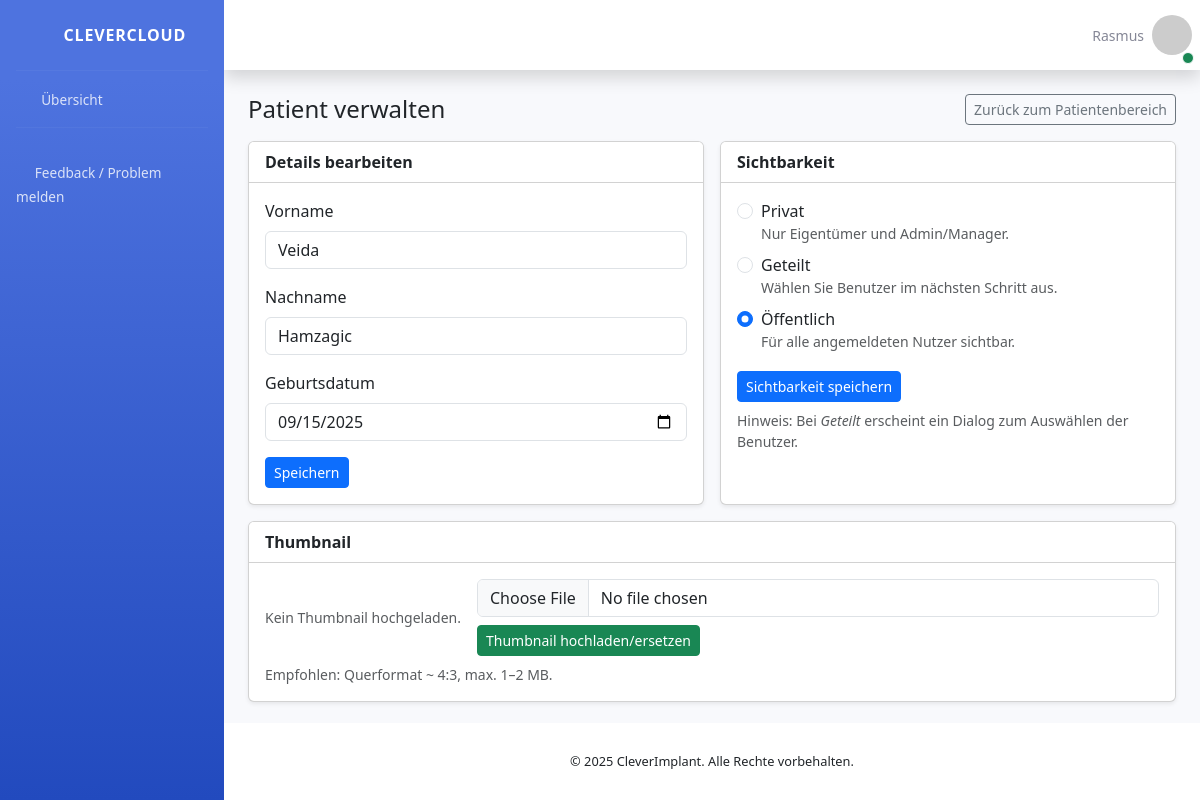
Screenshot of /patient/20/settings/ (signed in) with the database file from the repository.
### SmileHealth/models.py (models this page shows, shortened)
class Patient(models.Model):
    class Visibility(models.TextChoices):
        PRIVATE = "PRIVATE", "Privat"                      # owner (+ admins)
        SHARED = "SHARED", "Geteilt (ausgewählte Nutzer)"  # owner + shared_with (+ admins)
        PUBLIC_ORG = "PUBLIC_ORG", "Öffentlich (Organisation)"  # alle eingeloggten Nutzer (+ admins)
    ptnName = models.CharField(max_length=100)
    ptnLastname = models.CharField(max_length=100)
    ptnDOB = models.DateField()
    usrID = models.ForeignKey(User, on_delete=models.CASCADE, related_name='patients')
    thumbnail = models.ImageField(upload_to='patient_thumbs/', blank=True, null=True)
    shared_with = models.ManyToManyField(User, related_name='shared_patients', blank=True)
    visibility = models.CharField(
        max_length=20,
        choices=Visibility.choices,
        default=Visibility.PUBLIC_ORG,  # was PRIVATE
        db_index=True,
    )
    objects = PatientManager()  # <-- attach the custom manager

### SmileHealth/views.py (the view, shortened to what this page needs)
# urls.py: path('patient/<int:patient_id>/settings/', views.patient_manage, name='patient_manage'),
@login_required
def patient_manage(request, patient_id):
    patient = get_object_or_404(Patient, id=patient_id)
    users = User.objects.exclude(id=request.user.id)
    return render(request, 'patient_manage.html', {
        'patient': patient,
        'users': users,
        'can_edit': _can_edit_patient(request.user, patient),
    })

### SmileHealth/context_processors.py (called while the page is built)
def user_avatar(request):
    if not request.user.is_authenticated:
        return {}
    profile, _ = Profile.objects.get_or_create(user=request.user)
    return {"avatar": profile}

### SmileHealth/models.py (called while the page is built)
    def get_queryset(self):
        return PatientQuerySet(self.model, using=self._db)

### SmileHealth/views.py (called while the page is built)
def _is_admin(user):
    return user.is_superuser or user.is_staff

def _can_edit_patient(user, patient):
    return _is_admin(user) or (patient.usrID_id == user.id)

### SmartCloud/templates/patient_manage.html (shortened to what this page needs)
{% extends 'base.html' %}
{% block content %}
<div class="container mt-4">
  <div class="d-flex align-items-center justify-content-between mb-3">
    <h2 class="h4 mb-0">Patient verwalten</h2>
    <a href="{% url 'patientImage' patient.id %}" class="btn btn-outline-secondary btn-sm">Zurück zum Patientenbereich</a>
  </div>
  <div class="row g-3">
    <div class="col-12 col-lg-6">
      <div class="card shadow-sm h-100">
        <div class="card-header bg-white"><strong>Details bearbeiten</strong></div>
        <div class="card-body">
          <form method="POST" action="{% url 'patient_manage' patient.id %}">
            <div class="mb-3">
              <label class="form-label">Vorname</label>
              <input type="text" name="ptnName" class="form-control" value="{{ patient.ptnName }}" {% if not can_edit %}disabled{% endif %} required>
            </div>
            <div class="mb-3">
              <label class="form-label">Nachname</label>
              <input type="text" name="ptnLastname" class="form-control" value="{{ patient.ptnLastname }}" {% if not can_edit %}disabled{% endif %} required>
            </div>
            <div class="mb-3">
              <label class="form-label">Geburtsdatum</label>
              <input type="date" name="ptnDOB" class="form-control" value="{{ patient.ptnDOB|date:'Y-m-d' }}" {% if not can_edit %}disabled{% endif %} required>
            </div>
            {% if can_edit %}
            <button type="submit" class="btn btn-primary btn-sm">Speichern</button>
            {% endif %}
          </form>
        </div>
      </div>
    </div>
    <div class="col-12 col-lg-6">
      <div class="card shadow-sm h-100">
        <div class="card-header bg-white"><strong>Sichtbarkeit</strong></div>
        <div class="card-body">
          <form id="visibilityForm" method="POST" action="{% url 'patient_manage' patient.id %}">
            <div class="form-check">
              <input class="form-check-input" type="radio" name="visibility" id="vis_private" value="PRIVATE"
                     {% if patient.visibility == 'PRIVATE' %}checked{% endif %} {% if not can_edit %}disabled{% endif %}>
              <label class="form-check-label" for="vis_private">
                Privat <small class="text-muted d-block">Nur Eigentümer und Admin/Manager.</small>
              </label>
            </div>
            <div class="form-check mt-2">
              <input class="form-check-input" type="radio" name="visibility" id="vis_shared" value="SHARED"
                     {% if patient.visibility == 'SHARED' %}checked{% endif %} {% if not can_edit %}disabled{% endif %}>
              <label class="form-check-label" for="vis_shared">
                Geteilt <small class="text-muted d-block">Wählen Sie Benutzer im nächsten Schritt aus.</small>
              </label>
            </div>
            <div class="form-check mt-2">
              <input class="form-check-input" type="radio" name="visibility" id="vis_public" value="PUBLIC_ORG"
                     {% if patient.visibility == 'PUBLIC_ORG' %}checked{% endif %} {% if not can_edit %}disabled{% endif %}>
              <label class="form-check-label" for="vis_public">
                Öffentlich <small class="text-muted d-block">Für alle angemeldeten Nutzer sichtbar.</small>
              </label>
            </div>
            {% if can_edit %}
            <button id="btnSaveVisibility" type="submit" class="btn btn-primary btn-sm mt-3">Sichtbarkeit speichern</button>
            {% endif %}
            <div class="form-text mt-2">
              Hinweis: Bei <em>Geteilt</em> erscheint ein Dialog zum Auswählen der Benutzer.
            </div>
          </form>
        </div>
      </div>
    </div>
    <div class="col-12">
      <div class="card shadow-sm">
        <div class="card-header bg-white"><strong>Thumbnail</strong></div>
        <div class="card-body">
          <div class="row g-3 align-items-center">
            <div class="col-auto">
              {% if patient.thumbnail %}
                <img src="{{ patient.thumbnail.url }}" alt="Aktuelles Thumbnail" style="width:120px; height:80px; object-fit:cover; border-radius:6px;">
              {% else %}
                <div class="text-muted small">Kein Thumbnail hochgeladen.</div>
              {% endif %}
            </div>
            <div class="col">
              <form method="POST" enctype="multipart/form-data" action="{% url 'patient_manage' patient.id %}">
                <div class="mb-2">
                  <input type="file" name="thumbnail" accept="image/*" class="form-control" {% if not can_edit %}disabled{% endif %} required>
                </div>
                {% if can_edit %}
                <button type="submit" class="btn btn-success btn-sm">Thumbnail hochladen/ersetzen</button>
                {% endif %}
              </form>
            </div>
          </div>
          <div class="form-text mt-2">Empfohlen: Querformat ~ 4:3, max. 1–2 MB.</div>
        </div>
      </div>
    </div>
  </div>
</div>
{% endblock %}

### SmartCloud/templates/partials/topbar.html (shortened to what this page needs)
{% load static %}
<nav class="navbar navbar-expand navbar-light bg-white topbar mb-4 static-top shadow">
  <ul class="navbar-nav ml-auto">
    <li class="nav-item dropdown no-arrow">
      <a class="nav-link dropdown-toggle" href="#" id="userDropdown" role="button"
         data-toggle="dropdown" aria-haspopup="true" aria-expanded="false">
        <span class="position-absolute bottom-0 end-0 translate-middle p-1 bg-success border border-light rounded-circle"
              style="width:12px; height:12px;">
        </span>
        <span class="mr-2 d-none d-lg-inline text-gray-600 small">
          {{ user.first_name|default:user.username }}
        </span>
        <img class="img-profile rounded-circle"
             src="{% if avatar and avatar.avatar_url %}{{ avatar.avatar_url }}{% else %}https://i.pravatar.cc/150?img=1{% endif %}"
             onerror="this.onerror=null; this.src='https://i.pravatar.cc/150?img=1';"
             alt="Profilbild"
             style="width:40px; height:40px;" />
      </a>
    </li>
  </ul>
</nav>

### rows the page displays
Patient: ptnName "Veida", ptnLastname "Hamzagic", ptnDOB "09/15/2025", visibility "☐ Privat Nur Eigentümer und Admi", visibility "☐ Geteilt Wählen Sie Benutzer im", visibility "☑ Öffentlich Für alle angemeldet"

### other values shown
{{ user.first_name|default:user.username }} "Rasmus"
